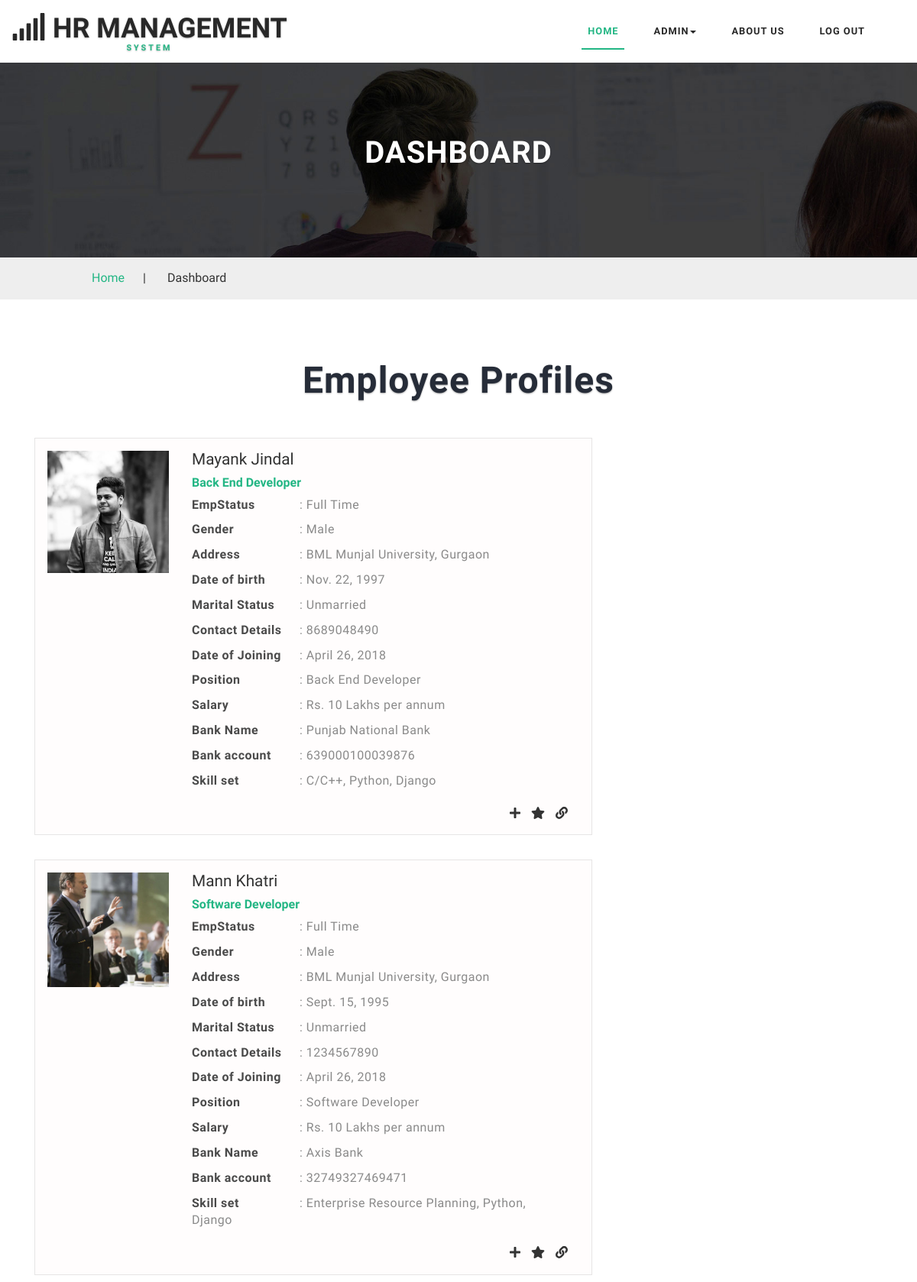
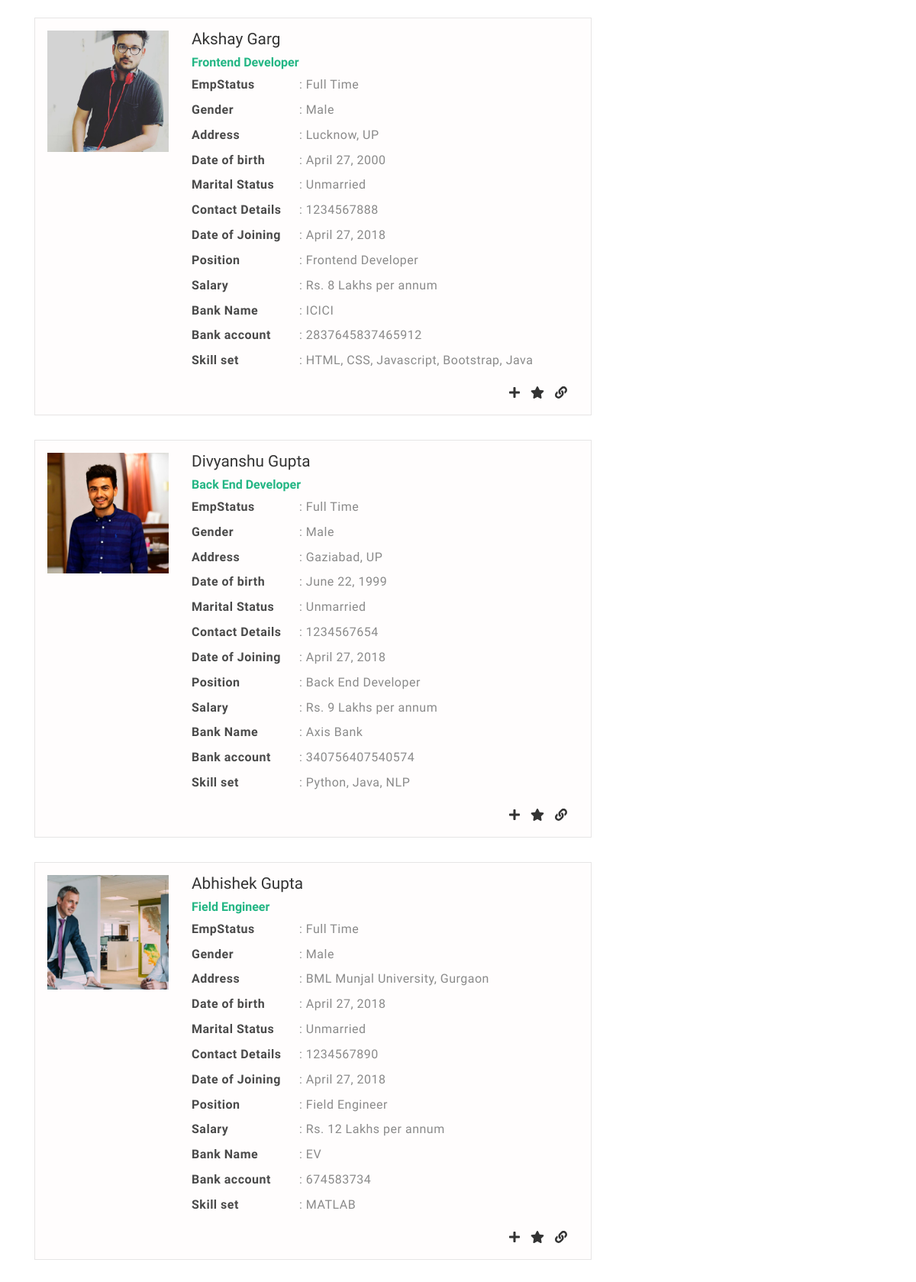
Page /HR/dashboard/ (signed in, upper part) on the committed database (2 pictures, top to bottom).
### HR/models.py (models this page shows, shortened)
class Employee(models.Model):
    emp = models.OneToOneField(User, on_delete=models.CASCADE)
    name = models.CharField(max_length=50)
    dob = models.DateField()
    sex = models.CharField(max_length=20)
    address = models.CharField(max_length=200)
    marital_status = models.CharField(max_length=30)
    contact = models.IntegerField()
    joining_date = models.DateField()
    position = models.CharField(max_length=100)
    emp_status = models.CharField(max_length=70)
    salary = models.CharField(max_length=30)
    bank_name = models.CharField(max_length=100)
    bank_account = models.IntegerField()
    skill_set = models.TextField()
    image = models.ImageField(upload_to='HR/static/HR')

### HR/views.py (the view)
def dashboard(request):
    context = {}
    profiles = []
    user = User.objects.get(username=request.user.username)
    if user.is_superuser:
        employees = Employee.objects.all()
        for emp in employees:
            profiles.append(emp)
    context["profiles"] = profiles
    return render(request, 'HR/dashboard.html', context)

### HR/templates/HR/dashboard.html (shortened to what this page needs)
<!DOCTYPE html>
<html>
{% load static %}
<head>
	<link href="{% static 'HR/bootstrap.css' %}" rel="stylesheet" type="text/css" media="all"/>
    <link href="{% static 'HR/style.css' %}" rel="stylesheet" type="text/css" media="all"/>
</head>
<body>
	<div class="header" id="home">
    <div class="content white agile-info">
        <nav class="navbar navbar-default" role="navigation">
            <div class="container">
                <div class="navbar-header">
                    <a class="navbar-brand" href="{% url 'HR:home' %}">
                        <h1><span class="fa fa-signal" aria-hidden="true"></span> HR Management<label>System</label>
                        </h1>
                    </a>
                </div>
                <div class="collapse navbar-collapse" id="bs-example-navbar-collapse-1">
                    <nav class="link-effect-2" id="link-effect-2">
                        <ul class="nav navbar-nav">
                            <li class="active"><a href="{% url 'HR:home' %}" class="effect-3">Home</a></li>
                            {% if user.is_authenticated %}
                            {% if user.is_superuser %}
                             <li class="dropdown">
                                <a href="#" class="dropdown-toggle effect-3" data-toggle="dropdown">Admin<b
                                        class="caret"></b></a>
                            </li>
                            {% endif %}{% endif %}
                            <li><a href="{% url 'HR:about' %}" class="effect-3">About us</a></li>
                            {% if user.is_authenticated %}
                            <li><a href="{% url 'HR:logout' %}" class="effect-3">Log Out</a></li>
                            {% else %}
                            <li><a href="{% url 'HR:login' %}" class="effect-3">Log In</a></li>
                            {% endif %}
                        </ul>
                    </nav>
                </div>
            </div>
        </nav>
    </div>
</div>
	<div class="inner_page_agile">
		<h3>DASHBOARD</h3>
	</div>
	<div class="services-breadcrumb_w3layouts">
		<div class="inner_breadcrumb">
			<ul class="short_w3ls">
				<li><a href="{% url 'HR:home' %}">Home</a><span>|</span></li>
				<li>Dashboard</li>
			</ul>
		</div>
	</div>
	<div class="inner_content_info_agileits">
		<div class="container">
			<div class="tittle_head_w3ls">
				<h3 class="tittle">Employee Profiles</h3>
			</div>
			<div class="inner_sec_grids_info_w3ls">
				<div class="col-md-8 job_info_left">
                    {% for emp in profiles %}
					<div class="tab_grid_prof">
						<div class="col-sm-3 loc_1">
							<a href="single.html"><img src="{{MEDIA_URL}}{{emp.image.url}}" alt="No Image Provided!"></a>
						</div>
						<div class="col-sm-9">
							<div class="location_box1">
								<h6>{{emp.name}}</h6>
								<span class="m_2_prof">{{emp.position}}</span>
								<div class="person-info">
									<ul>
										<li><span>EmpStatus</span>: {{emp.emp_status}}</li>
										<li><span>Gender</span>: {{emp.sex}}</li>
										<li><span>Address</span>: {{emp.address}}</li>
                                        <li><span>Date of birth</span>: {{emp.dob}}</li>
                                        <li><span>Marital Status</span>: {{emp.marital_status}}</li>
                                        <li><span>Contact Details</span>: {{emp.contact}}</li>
                                        <li><span>Date of Joining</span>: {{emp.joining_date}}</li>
                                        <li><span>Position</span>: {{emp.position}}</li>
                                        <li><span>Salary</span>: Rs. {{emp.salary}} per annum</li>
                                        <li><span>Bank Name</span>: {{emp.bank_name}}</li>
                                        <li><span>Bank account</span>: {{emp.bank_account}}</li>
                                        <li><span>Skill set</span>: {{emp.skill_set}}</li>
									</ul>
								</div>
								<ul class="top-btns">
									<li><a href="#" class="fa fa-plus toggle"></a></li>
									<li><a href="#" class="fa fa-star"></a></li>
									<li><a href="#" class="fa fa-link"></a></li>
								</ul>
							</div>
						</div>
						<div class="clearfix"> </div>
					</div>
                    {% endfor %}
				</div>
					</div>
		</div>
	</div>
</body>
</html>

### HR/static/HR/style.css (style rules this page uses)
html, body { margin: 0; font-size: 100%; background: #fff; font-family: 'Work Sans', sans-serif; }
body a { text-decoration: none; transition: 0.5s all; -webkit-transition: 0.5s all; -moz-transition: 0.5s all; -o-transition: 0.5s all; -ms-transition: 0.5s all; }
h1, h2, h3, h4, h5, h6 { margin: 0; font-family: 'Work Sans', sans-serif; }
ul { margin: 0; padding: 0; }
label { margin: 0; }
.content { margin: 0; padding: 0px; }
.navbar-nav { float: right; margin: 0; }
.content.white { background: #fff; padding: 1em 0; }
.navbar { position: relative; min-height: 50px; margin-bottom: 0!important; border: 1px solid transparent; }
.navbar-default { background-color: #fff; border-color: #fff; }
.navbar-brand { float: left; padding: 0!important; font-size: 18px; line-height: 0px!important; height: 0px!important; text-transform: uppercase; text-shadow: 0 1px 2px rgba(0, 0, 0, 0.29); }
.navbar-default a.navbar-brand h1 { color: #282828; font-weight: bold; }
.navbar-default .navbar-nav>li>a { color: #282828; font-size: 0.8em; letter-spacing: 1px; font-weight: 600; text-transform: uppercase; padding: 14px 8px; }
.navbar-nav>li>a { padding-top: 18px; padding-bottom: 15px; }
.navbar-default .navbar-brand label { color: #23B684; display: block; font-size: 0.3em; text-align: center; letter-spacing: 3px; }
.navbar-default .navbar-nav>.active>a:before { background: #23B684; transform: translateX(0); -webkit-transform: translateX(0); -moz-transform: translateX(0); -o-transform: translateX(0); -ms-transform: translateX(0); }
.effect-3 { overflow: hidden; }
.effect-3:before { left: -1px; bottom: 0; width: 100%; height: 2px; background: #23B684; content: ''; position: absolute; transition: transform .5s ease; transform: translateX(-100%); -webkit-transform: translateX(-100%); -moz-transform: translateX(-100%); -o-transform: translateX(-100%); -ms-transform: translateX(-100%); }
.navbar-default .navbar-nav>.active>a, .navbar-default .navbar-nav>.active>a:hover, .navbar-default .navbar-nav>.active>a:focus { color: #23b684; background: none; }
.navbar-nav>li { float: left; margin: 0 15px; }
h3.tittle { color: #262c38; margin: 0; font-size: 3em; font-weight: 700; letter-spacing: 1px; text-align: center; text-shadow: 0 1px 2px rgba(0, 0, 0, 0.33); }
.inner_sec_grids_info_w3ls { margin-top: 4em; }
.inner_page_agile h3 { color: #fff; text-transform: uppercase; font-weight: 700; font-size: 2.5em; text-shadow: 0 1px 2px rgba(0, 0, 0, 0.29); letter-spacing: 1px; }
.services-breadcrumb_w3layouts { width: 100%; border: none; padding: 1em 0; background: #eee; }
.services-breadcrumb_w3layouts ul li span { padding: 0 1.5em; }
ul.short_w3ls { text-align: left; }
ul.short_w3ls li { list-style: none; display: inline-block; }
.inner_breadcrumb { width: 80%; margin: 0 auto; }
ul.short_w3ls li a { color: #23b684; text-decoration: none; }
.loc_1 { padding-left: 0; }
.location_box1 h6 { font-size: 1.3em; }
.loc_1 img { width: 100%; }
.inner_content_info_agileits { padding: 6em 0; }
ul.top-btns { float: right; margin-top: 10px; }
.top-btns li { display: inline-block; margin-left: 10px; }
.tab_grid_prof { padding: 1em; background: #fffdfd; padding: 1em; border: 1px solid rgba(221, 221, 221, 0.74); }
.person-info ul li { list-style: none; display: block; margin-bottom: 10px; color: #8a8a8a; font-size: 16px; letter-spacing: 0.5px; }
.person-info ul li span { width: 141px; display: inline-block; color: #4a4a4a; font-weight: 600; }
span.m_2_prof { font-weight: 600; color: #23b684; padding: 1em 0; line-height: 37px; }
.tab_grid_prof:nth-child(2), .tab_grid_prof:nth-child(4) { margin: 2em 0; }
.tab_grid_prof:nth-child(5) { margin: 0em 0 2em 0; }
@media (max-width:1366px) { .inner_sec_grids_info_w3ls { margin-top: 3em; } }
@media (max-width:1366px) { .inner_content_info_agileits, .banner-bottom, .services { padding: 5em 0; } }

### rows in the picture
Employee: image (picture), name "Mayank Jindal", position "Back End Developer", emp_status "Full Time", sex "Male", address "BML Munjal University, Gurgaon", dob "Nov. 22, 1997", marital_status "Unmarried", contact "8689048490", joining_date "April 26, 2018", salary "10 Lakhs", bank_name "Punjab National Bank", bank_account "639000100039876", skill_set "C/C++, Python, Django"
Employee: image (picture), name "Mann Khatri", position "Software Developer", emp_status "Full Time", sex "Male", address "BML Munjal University, Gurgaon", dob "Sept. 15, 1995", marital_status "Unmarried", contact "1234567890", joining_date "April 26, 2018", salary "10 Lakhs", bank_name "Axis Bank", bank_account "32749327469471", skill_set "Enterprise Resource Planning, Python, Django"
Employee: image (picture), name "Akshay Garg", position "Frontend Developer", emp_status "Full Time", sex "Male", address "Lucknow, UP", dob "April 27, 2000", marital_status "Unmarried", contact "1234567888", joining_date "April 27, 2018", salary "8 Lakhs", bank_name "ICICI", bank_account "2837645837465912", skill_set "HTML, CSS, Javascript, Bootstrap, Java"
Employee: image (picture), name "Divyanshu Gupta", position "Back End Developer", emp_status "Full Time", sex "Male", address "Gaziabad, UP", dob "June 22, 1999", marital_status "Unmarried", contact "1234567654", joining_date "April 27, 2018", salary "9 Lakhs", bank_name "Axis Bank", bank_account "340756407540574", skill_set "Python, Java, NLP"
Employee: image (picture), name "Abhishek Gupta", position "Field Engineer", emp_status "Full Time", sex "Male", address "BML Munjal University, Gurgaon", dob "April 27, 2018", marital_status "Unmarried", contact "1234567890", joining_date "April 27, 2018", salary "12 Lakhs", bank_name "EV", bank_account "674583734", skill_set "MATLAB"
